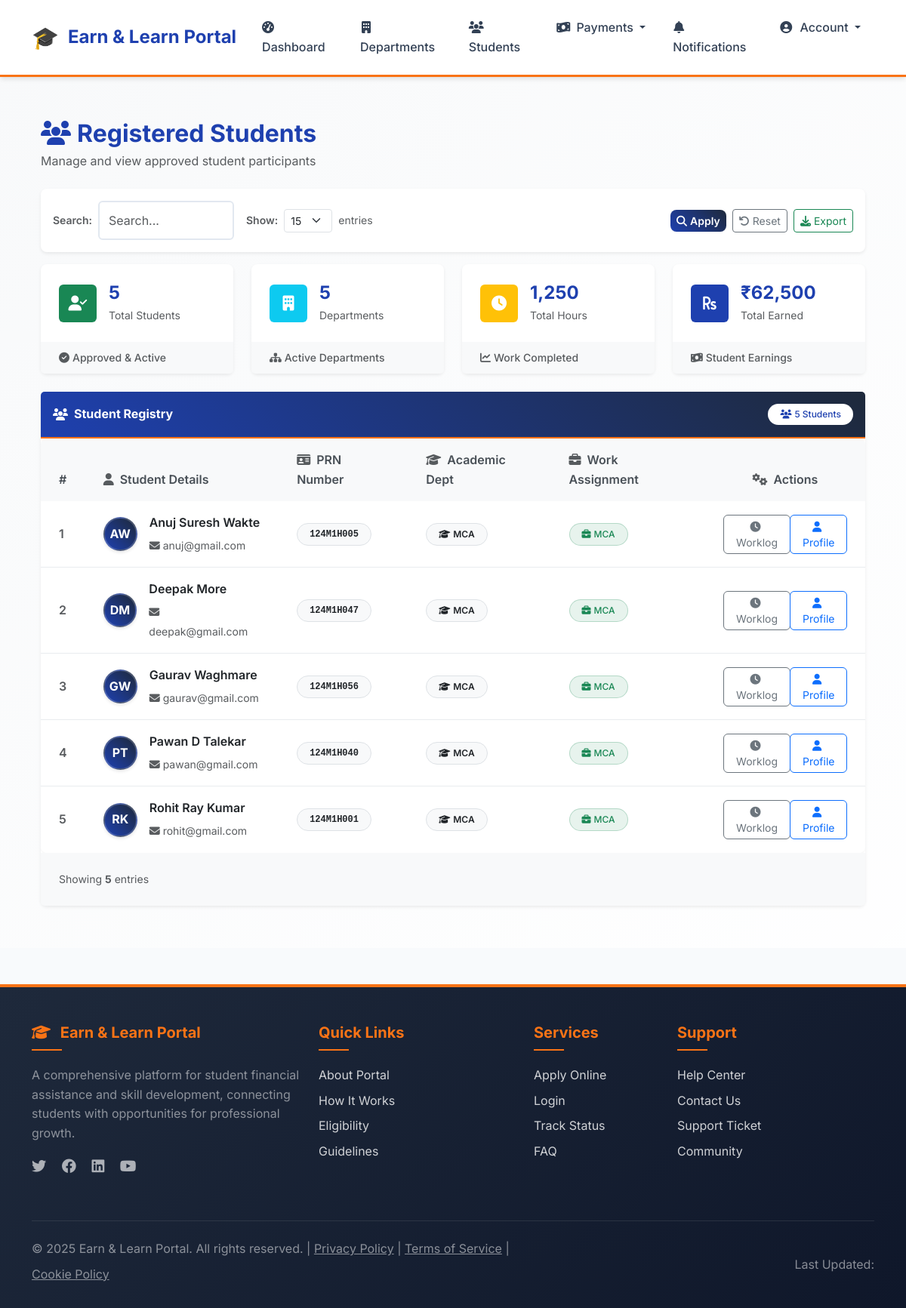
The page /scheme/registered-students-list/ (signed in) on the database as committed earlier.
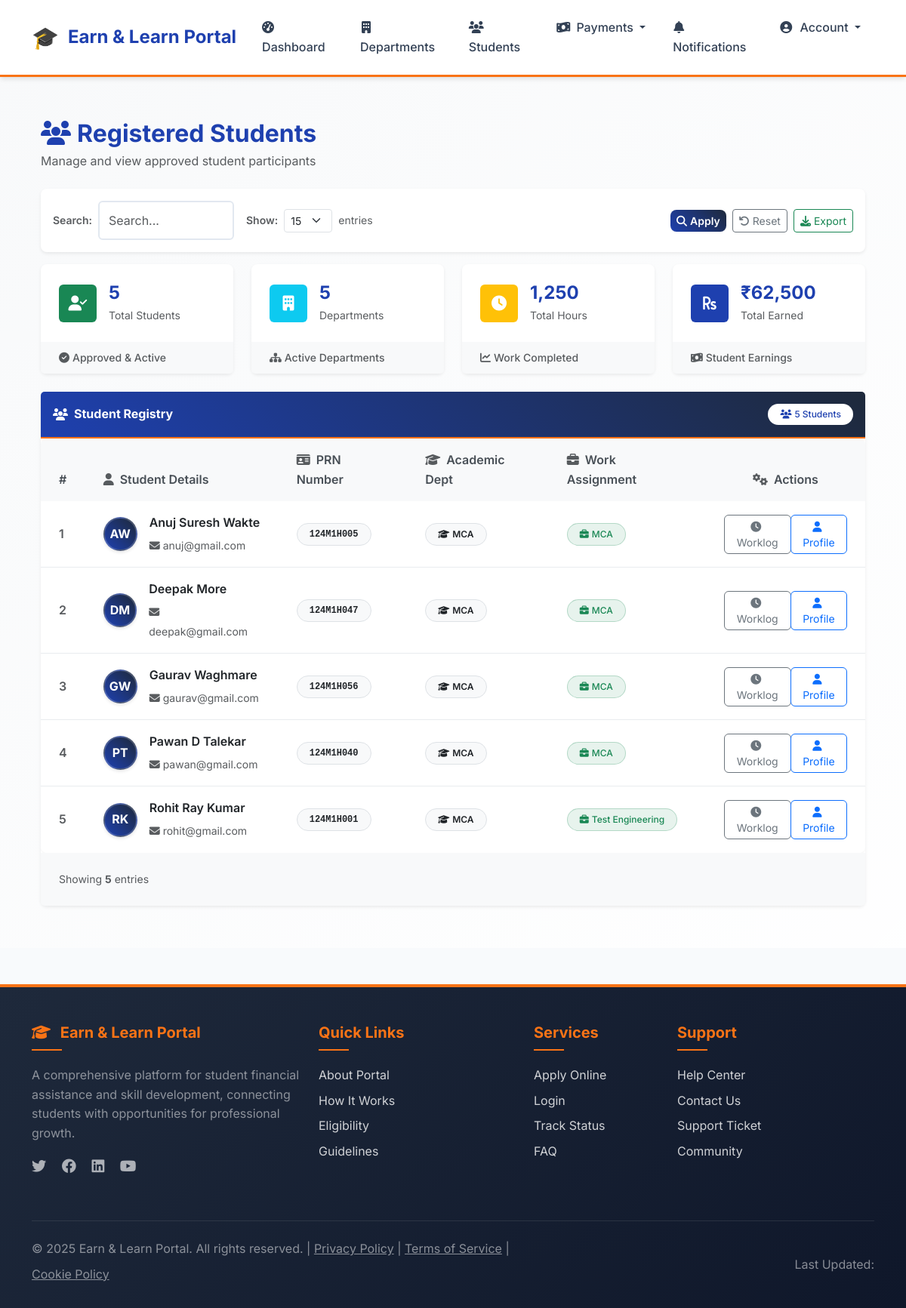
The same page on the database as committed later.
### scheme/models.py (models this page shows, shortened)
class SchemeApplication(models.Model):
    CASTE_CATEGORIES = [
        ('General', 'General'),
        ('OBC', 'Other Backward Class (OBC)'),
        ('SC', 'Scheduled Caste (SC)'),
        ('ST', 'Scheduled Tribe (ST)'),
        ('NT', 'Nomadic Tribes (NT)'),
        ('VJNT', 'Vimukta Jati Nomadic Tribes (VJNT)'),
        ('EWS', 'Economically Weaker Section (EWS)'),
        ('SBC', 'Special Backward Class (SBC)'),
    ]
    student = models.ForeignKey(settings.AUTH_USER_MODEL, on_delete=models.CASCADE)
    first_name = models.CharField(max_length=100)
    middle_name = models.CharField(max_length=100, blank=True, null=True)
    last_name = models.CharField(max_length=100)
    address = models.TextField()
    state = models.CharField(max_length=100)
    dob = models.DateField()
    annual_income = models.DecimalField(max_digits=10, decimal_places=2)
    fathers_occupation = models.CharField(max_length=255)
    caste_category = models.CharField(max_length=20, choices=CASTE_CATEGORIES)
    COLLEGE_NAME = "Pimpri Chinchwad College of Engineering Nigdi, Pune"
    college_name = models.CharField(max_length=255, default=COLLEGE_NAME)
    department = models.CharField(max_length=100)
    prn_number = models.CharField(max_length=20, unique=True)
    photo = models.FileField(upload_to='scheme_documents/photos/', validators=[validate_image_file])
    application_form = models.FileField(upload_to='scheme_documents/forms/', validators=[validate_pdf_file])
    income_certificate = models.FileField(upload_to='scheme_documents/certificates/', validators=[validate_pdf_file])
    caste_certificate = models.FileField(upload_to='scheme_documents/certificates/', blank=True, null=True, validators=[validate_pdf_file])
    last_year_marksheet = models.FileField(upload_to='scheme_documents/marksheets/', validators=[validate_pdf_file])
    domicile_certificate = models.FileField(upload_to='scheme_documents/certificates/', validators=[validate_pdf_file])
    admission_receipt = models.FileField(upload_to='scheme_documents/receipts/', validators=[validate_pdf_file])
    aadhar_card = models.FileField(upload_to='scheme_documents/identity/', validators=[validate_pdf_file])
    bank_passbook = models.FileField(upload_to='scheme_documents/passbooks/', validators=[validate_pdf_file])
    caste_validity_certificate = models.FileField(upload_to='scheme_documents/certificates/', blank=True, null=True, validators=[validate_pdf_file])
    STATUS_CHOICES = [
        ("Pending", "Pending"),
        ("Approved", "Approved"),
        ("Rejected", "Rejected"),
        ("Correction Required", "Correction Required"),
        ("Completed", "Completed")
    ]
    status = models.CharField(max_length=20, choices=STATUS_CHOICES, default='Pending')
    comments = models.TextField(blank=True, null=True, help_text="General comments and field-specific feedback")

class StudentDepartmentAssignment(models.Model):
    student = models.OneToOneField(settings.AUTH_USER_MODEL, on_delete=models.CASCADE, limit_choices_to={'role': 'student'})
    department = models.ForeignKey(Department, on_delete=models.CASCADE, related_name='assigned_students')
    assigned_at = models.DateTimeField(auto_now_add=True)
    assigned_by = models.ForeignKey(settings.AUTH_USER_MODEL, on_delete=models.SET_NULL, null=True, related_name='student_assignments')
    is_active = models.BooleanField(default=True)
    class Meta:
        verbose_name = "Student Department Assignment"
        verbose_name_plural = "Student Department Assignments"

class Department(models.Model):
    name = models.CharField(max_length=100, unique=True)
    code = models.CharField(max_length=10, unique=True, help_text="Department code (e.g., CSE, IT, MECH)")
    description = models.TextField(blank=True, null=True)
    is_active = models.BooleanField(default=True)
    created_at = models.DateTimeField(auto_now_add=True)
    created_by = models.ForeignKey(settings.AUTH_USER_MODEL, on_delete=models.SET_NULL, null=True, related_name='created_departments')
    class Meta:
        ordering = ['name']

### users/models.py (models this page shows, shortened)
class User(AbstractUser):
    ROLE_CHOICES = [
        ('student', 'Student'),
        ('department_encharge', 'Department Encharge'),
        ('el_coordinator', 'E & L Coordinator'),
        ('admin', 'Admin'),
    ]
    role = models.CharField(max_length=20, choices=ROLE_CHOICES, default='student')
    is_registered = models.BooleanField(default=False)
    groups = models.ManyToManyField(Group, related_name="custom_user_groups", blank=True)
    user_permissions = models.ManyToManyField(Permission, related_name="custom_user_permissions", blank=True)

### users/decorators.py (the view)
        def wrapper(request, *args, **kwargs):
            if request.user.is_authenticated and hasattr(request.user, 'role'):
                if isinstance(required_role, list):
                    if request.user.role in required_role:
                        return view_func(request, *args, **kwargs)
                else:
                    if request.user.role == required_role:
                        return view_func(request, *args, **kwargs)
                return HttpResponseForbidden("You are not authorized to access this page.")
            return HttpResponseForbidden("You are not authorized to access this page.")

### notifications/context_processors.py (called while the page is built)
def unread_notifications_count(request):
    if request.user.is_authenticated:
        count = Notification.objects.filter(user=request.user, is_read=False).count()
    else:
        count = 0
    return {'unread_notifications_count': count}

### scheme/utils.py (called while the page is built)
def get_paginated_queryset(request, queryset, per_page_default=10, per_page_options=None):
    if per_page_options is None:
        per_page_options = [5, 10, 15, 25, 50]
    per_page = request.GET.get('per_page', str(per_page_default))
    try:
        per_page = int(per_page)
        if per_page not in per_page_options:
            per_page = per_page_default
    except (ValueError, TypeError):
        per_page = per_page_default
    paginator = Paginator(queryset, per_page)
    page = request.GET.get('page', 1)
    try:
        page_obj = paginator.page(page)
    except PageNotAnInteger:
        page_obj = paginator.page(1)
    except EmptyPage:
        page_obj = paginator.page(paginator.num_pages)
    return page_obj, per_page, per_page_options

### templates/scheme/registered_students.html (shortened to what the changed rows need)
{% extends "base.html" %}
{% block content %}
<div class="container-fluid py-4">
    <div class="row mb-4">
        <div class="col-12">
            <div class="d-flex flex-wrap justify-content-between align-items-center gap-3">
                <div>
                    <h2 class="h2 text-primary fw-bold mb-1">
                        <i class="fas fa-users me-2"></i>Registered Students
                    </h2>
                </div>
            </div>
        </div>
    </div>
    <div class="card border-0 shadow-sm">
        <div class="card-body p-0">
            {% if approved_students %}
            <div class="table-responsive">
                <table class="table table-hover align-middle mb-0" id="studentTable">
                    <thead class="table-light">
                        <tr>
                            <th scope="col" class="px-4 py-3 text-nowrap fw-semibold border-0">#</th>
                            <th scope="col" class="px-4 py-3 fw-semibold border-0">
                                <div class="d-flex align-items-center">
                                    <i class="fas fa-user me-2 text-muted"></i>Student Details
                                </div>
                            </th>
                            <th scope="col" class="px-4 py-3 fw-semibold border-0">
                                <i class="fas fa-id-card me-2 text-muted"></i>PRN Number
                            </th>
                            <th scope="col" class="px-4 py-3 fw-semibold border-0">
                                <i class="fas fa-graduation-cap me-2 text-muted"></i>Academic Dept
                            </th>
                            <th scope="col" class="px-4 py-3 fw-semibold border-0">
                                <i class="fas fa-briefcase me-2 text-muted"></i>Work Assignment
                            </th>
                            <th scope="col" class="px-4 py-3 text-center fw-semibold border-0">
                                <i class="fas fa-cogs me-2 text-muted"></i>Actions
                            </th>
                        </tr>
                    </thead>
                    <tbody>
                        {% for student in approved_students %}
                        <tr class="border-bottom student-row" data-department="{{ student.department }}">
                            <td class="px-4 py-3 text-muted fw-semibold">{{ forloop.counter }}</td>
                            <td class="px-4 py-3">
                                <div class="d-flex align-items-center">
                                    <div class="avatar-circle bg-primary text-white me-3 d-flex align-items-center justify-content-center fw-bold" style="width: 45px; height: 45px; border-radius: 50%; font-size: 16px;">
                                        {{ student.first_name|first }}{{ student.last_name|first }}
                                    </div>
                                    <div>
                                        <div class="fw-semibold text-dark mb-1">
                                            {{ student.first_name }}
                                            {% if student.middle_name %}{{ student.middle_name }} {% endif %}
                                            {{ student.last_name }}
                                        </div>
                                        <small class="text-muted">
                                            <i class="fas fa-envelope me-1"></i>{{ student.student.email|default:"No email" }}
                                        </small>
                                    </div>
                                </div>
                            </td>
                            <td class="px-4 py-3">
                                <span class="badge bg-light text-dark border fw-bold font-monospace px-3 py-2">
                                    {{ student.prn_number }}
                                </span>
                            </td>
                            <td class="px-4 py-3">
                                <span class="badge bg-light text-dark border fw-semibold px-3 py-2">
                                    <i class="fas fa-graduation-cap me-1"></i>{{ student.department }}
                                </span>
                            </td>
                            <td class="px-4 py-3">
                                {% if student.student.studentdepartmentassignment %}
                                    <span class="badge bg-success bg-opacity-10 text-success border border-success border-opacity-25 px-3 py-2">
                                        <i class="fas fa-briefcase me-1"></i>{{ student.student.studentdepartmentassignment.department.name }}
                                    </span>
                                {% else %}
                                    <span class="badge bg-warning bg-opacity-10 text-warning border border-warning border-opacity-25 px-3 py-2">
                                        <i class="fas fa-exclamation-triangle me-1"></i>Not Assigned
                                    </span>
                                {% endif %}
                            </td>
                            <td class="px-4 py-3 text-center">
                                <div class="btn-group btn-group-sm" role="group">
                                    <a href="{% url 'student_worklog' student.id %}" class="btn btn-outline-secondary" data-bs-toggle="tooltip" title="View Worklog">
                                        <i class="fas fa-clock me-1"></i>Worklog
                                    </a>
                                    <a href="{% url 'el_student_profile' student.id %}" class="btn btn-outline-primary" data-bs-toggle="tooltip" title="View Profile">
                                        <i class="fas fa-user me-1"></i>Profile
                                    </a>
                                </div>
                            </td>
                        </tr>
                        {% endfor %}
                    </tbody>
                </table>
            </div>
            {% endif %}
        </div>
    </div>
</div>
{% endblock %}

Rows that differ between the two databases and show on the page:
changed through a linked row, SchemeApplication "Rohit": student.studentdepartmentassignment.department.name "MCA" → "Test Engineering"
